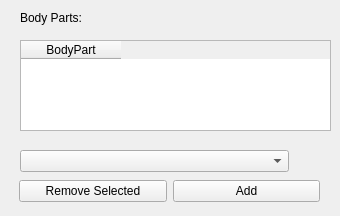
          <widget class="QWidget" name="tab_25">
           <attribute name="title">
            <string>Body Parts</string>
           </attribute>
           <widget class="QTableWidget" name="tb_sh_bp">
            <property name="geometry">
             <rect>
              <x>20</x>
              <y>40</y>
              <width>311</width>
              <height>91</height>
             </rect>
            </property>
            <property name="selectionBehavior">
             <enum>QAbstractItemView::SelectRows</enum>
            </property>
            <column>
             <property name="text">
              <string>BodyPart</string>
             </property>
            </column>
           </widget>
           <widget class="QLabel" name="label_24">
            <property name="geometry">
             <rect>
              <x>20</x>
              <y>10</y>
              <width>81</width>
              <height>16</height>
             </rect>
            </property>
            <property name="text">
             <string>Body Parts:</string>
            </property>
           </widget>
           <widget class="QWidget" name="horizontalLayoutWidget_14">
            <property name="geometry">
             <rect>
              <x>19</x>
              <y>176</y>
              <width>301</width>
              <height>31</height>
             </rect>
            </property>
            <layout class="QHBoxLayout" name="grid_addremove_15">
             <item>
              <widget class="QPushButton" name="pb_rem_shbp">
               <property name="text">
                <string>Remove Selected</string>
               </property>
              </widget>
             </item>
             <item>
              <widget class="QPushButton" name="pb_add_shbp">
               <property name="text">
                <string>Add</string>
               </property>
              </widget>
             </item>
            </layout>
           </widget>
           <widget class="QComboBox" name="box_shbp">
            <property name="geometry">
             <rect>
              <x>20</x>
              <y>150</y>
              <width>269</width>
              <height>22</height>
             </rect>
            </property>
           </widget>
          </widget>
